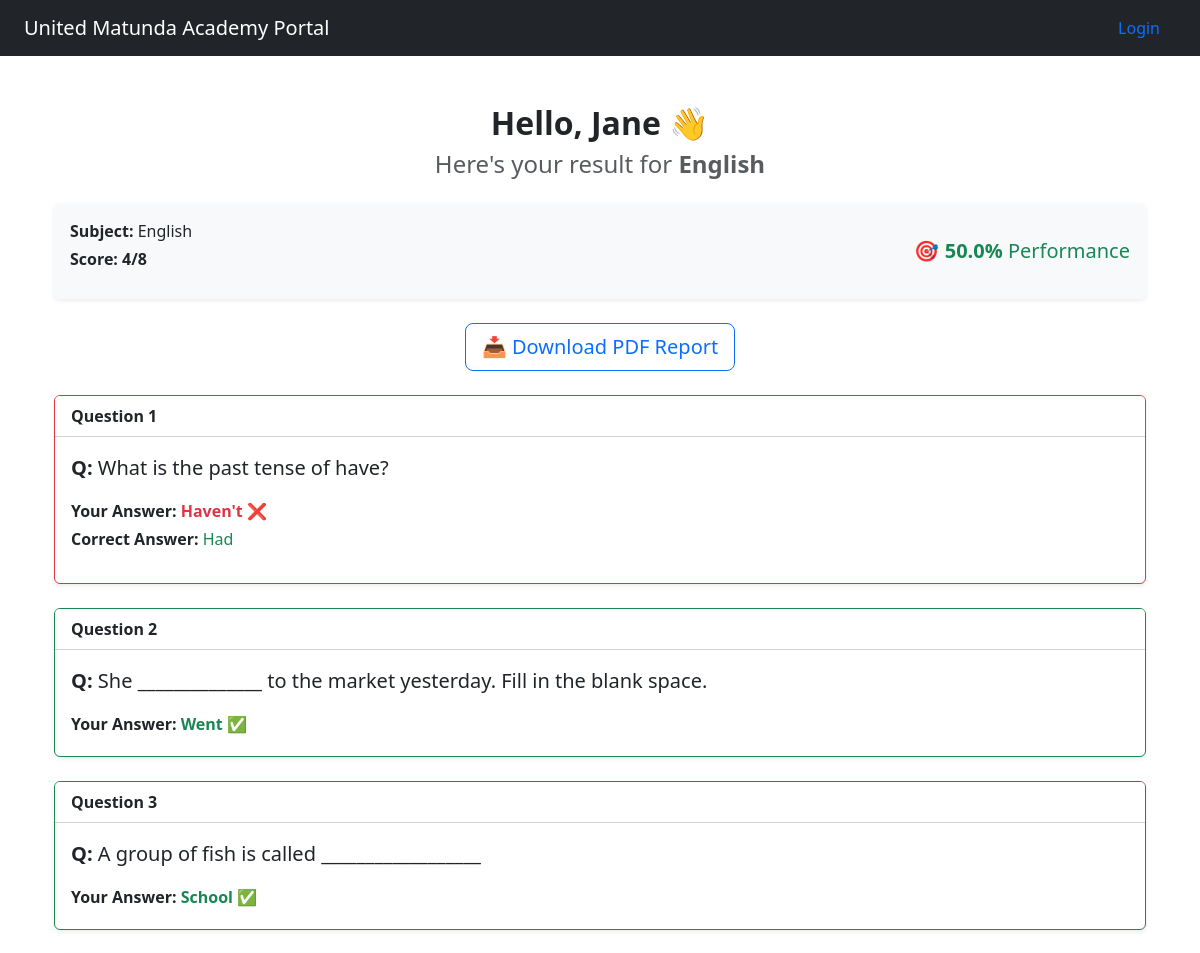
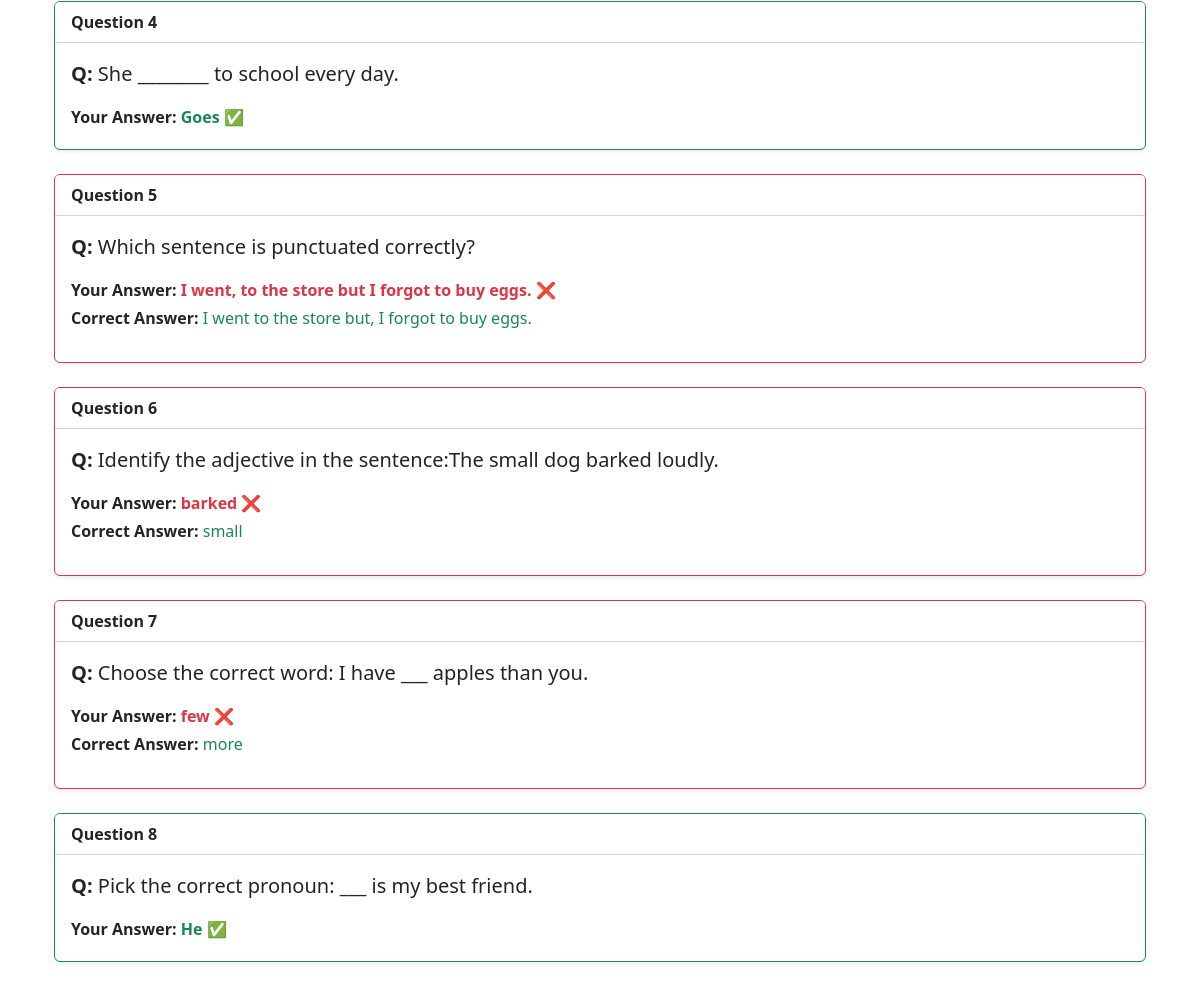
The app's page /assessment/result/39/ with its own data (2 pictures, top to bottom).
### Assessments/models.py (models this page shows, shortened)
class AssessmentResult(models.Model):
    student = models.CharField(max_length=250)
    assessment = models.ForeignKey(Assessment,  on_delete=models.CASCADE)
    total_score = models.PositiveIntegerField()
    answers = models.JSONField(null=True, blank=True)
    completed_on = models.DateTimeField(auto_now_add=True)

class Assessment(models.Model):
    title = models.CharField(max_length=255)
    user = models.ForeignKey(User,  on_delete=models.CASCADE, blank=True, null=True)
    grade = models.ForeignKey(Grade, related_name='grade_assessments', on_delete=models.CASCADE)
    subject = models.ForeignKey(Subject, on_delete=models.CASCADE)
    teacher = models.CharField(max_length=250)
    scheduled_date = models.DateTimeField()
    duration_minutes = models.PositiveIntegerField()
    created = models.DateTimeField(auto_now_add=True)
    description = models.TextField(blank=True, null=True)
    is_published = models.BooleanField(default=False)
    done = models.BooleanField(default=False)
    class Meta:
        ordering = ('-created',)

class Question(models.Model):
    assessment = models.ForeignKey(Assessment, on_delete=models.CASCADE, related_name='questions')
    text = models.TextField()
    marks = models.PositiveIntegerField(default=1)

class Choice(models.Model):
    question = models.ForeignKey(Question, on_delete=models.CASCADE, related_name='choices')
    text = models.CharField(max_length=255)
    is_correct = models.BooleanField(default=False)

### Subjects/models.py (models this page shows, shortened)
class Subject(models.Model):
    name = models.CharField(max_length=250)

### Assessments/views.py (the view)
# urls.py: path('result/<int:pk>/', views.AssessmentResultView.as_view(), name='assessment_result'),
class AssessmentResultView(DetailView):
    model = AssessmentResult
    template_name = "results.html"
    context_object_name = "result"
    def get_context_data(self, **kwargs):
        context = super().get_context_data(**kwargs)
        result = self.get_object()
        assessment = result.assessment
        questions = assessment.questions.all()
        answers = result.answers or {}
        data = []
        correct_count = 0
        for q in questions:
            selected_choice_id = answers.get(str(q.id))
            selected_choice = Choice.objects.filter(id=selected_choice_id).first()
            correct_choice = q.choices.filter(is_correct=True).first()
            is_correct = (
                selected_choice_id == correct_choice.id
                if (selected_choice and correct_choice) else False
            )
            if is_correct:
                correct_count += 1
            data.append({
                "question": q.text,
                "selected": selected_choice.text if selected_choice else "No answer",
                "correct": correct_choice.text if correct_choice else "N/A",
                "is_correct": is_correct,
            })
        total = questions.count()
        percentage = round((correct_count / total) * 100, 2) if total else 0
        context.update({
            "assessment": assessment,
            "student_name": result.student,  # 👈 Use student name from AssessmentResult
            "questions_data": data,
            "correct_count": correct_count,
            "total": total,
            "percentage": percentage,
        })
        return context

### Assessments/templates/results.html
{% extends 'base.html' %}
{% block content %}
<div class="container mt-5">
    <div class="text-center mb-4">
        <h2 class="fw-bold">Hello, {{ student_name }} 👋</h2>
        <h4 class="text-muted">Here's your result for <strong>{{ assessment.title }}</strong></h4>
    </div>
    <div class="card shadow-sm mb-4 border-0 bg-light">
        <div class="card-body">
            <div class="row align-items-center">
                <div class="col-md-6 mb-2">
                    <p class="mb-1"><strong>Subject:</strong> {{ assessment.subject.name }}</p>
                    <p class="mb-1">
                        <strong>Score:</strong>
                        <span class="fw-bold">{{ correct_count }}/{{ total }}</span>
                    </p>
                </div>
                <div class="col-md-6 text-md-end">
                    <h5 class="text-success mb-0">🎯 <span class="fw-bold">{{ percentage }}%</span> Performance</h5>
                </div>
            </div>
        </div>
    </div>
    <div class="text-center mb-4">
        <a class="btn btn-outline-primary btn-lg" href="{% url 'download_result_pdf' result.id %}">
            📥 Download PDF Report
        </a>
    </div>
    {% for item in questions_data %}
        <div class="card mb-4 shadow-sm border {% if item.is_correct %}border-success{% else %}border-danger{% endif %}">
            <div class="card-header bg-white">
                <strong>Question {{ forloop.counter }}</strong>
            </div>
            <div class="card-body">
                <p class="fs-5"><strong>Q:</strong> {{ item.question }}</p>
                <p class="fs-6 mb-1">
                    <strong>Your Answer:</strong>
                    <span class="{% if item.is_correct %}text-success{% else %}text-danger{% endif %} fw-semibold">
                        {{ item.selected|default:"No answer" }}
                        {% if item.is_correct %}
                            ✅
                        {% else %}
                            ❌
                        {% endif %}
                    </span>
                </p>
                {% if not item.is_correct %}
                <p class="fs-6">
                    <strong>Correct Answer:</strong>
                    <span class="text-success">
                        {{ item.correct|default:"Not available" }}
                    </span>
                </p>
                {% endif %}
            </div>
        </div>
    {% empty %}
        <p class="text-muted">No questions found for this assessment.</p>
    {% endfor %}
</div>
{% endblock %}

### records on screen
AssessmentResult: student "Jane"
Assessment: title "English", subject.name "English"
Question: question "What is the past tense of have?"
Choice: selected "Haven't"
Choice: correct "Had"
Question: question "She ______________ to the market yesterday. Fill in the blank space."
Choice: selected "Went"
Question: question "A group of fish is called __________________"
Choice: selected "School"
Question: question "She ________ to school every day."
Choice: selected "Goes"
Question: question "Which sentence is punctuated correctly?"
Choice: selected "I went, to the store but I forgot to buy eggs."
Choice: correct "I went to the store but, I forgot to buy eggs."
Question: question "Identify the adjective in the sentence:The small dog barked loudly."
Choice: selected "barked"
Choice: correct "small"
Question: question "Choose the correct word: I have ___ apples than you."
Choice: selected "few"
Choice: correct "more"
Question: question "Pick the correct pronoun: ___ is my best friend."
Choice: selected "He"

### other values on screen
{{ correct_count }} "4"
{{ total }} "8"
{{ percentage }} "50.0"
